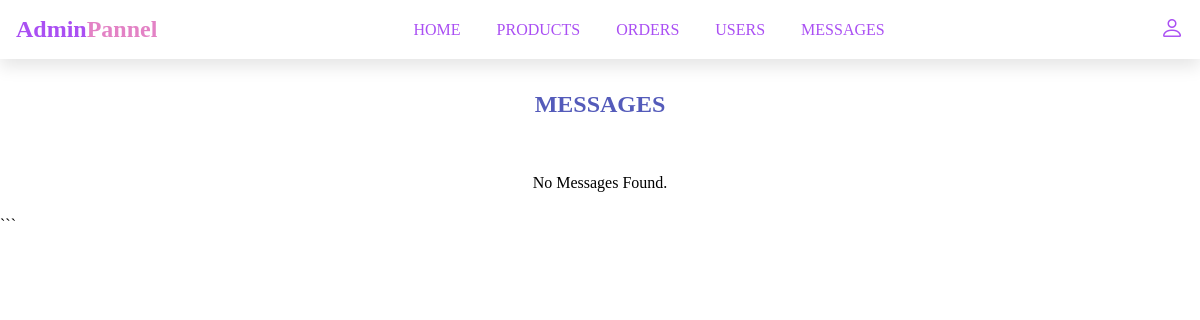
/admin_messages.php (signed in), run on an earlier commit of the app's database.
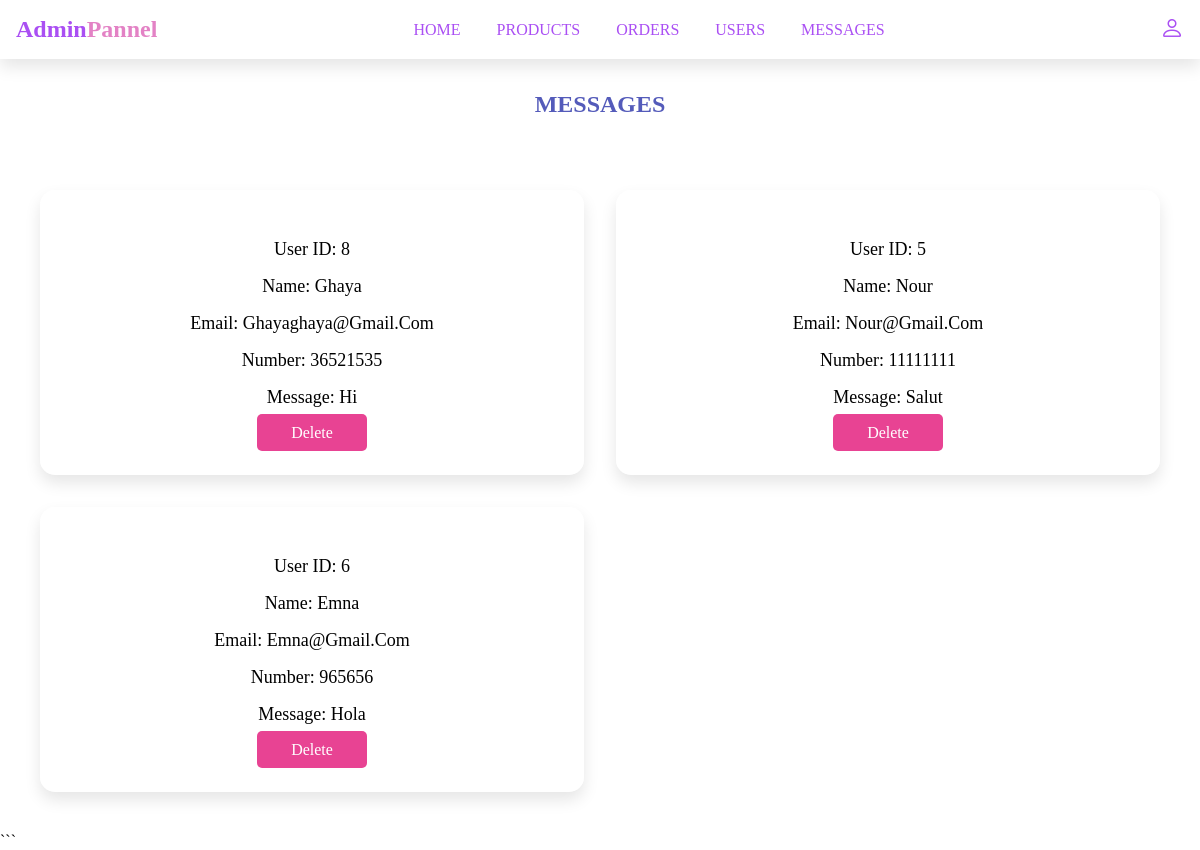
And on a later commit of the database.
### tables this page shows
CREATE TABLE `message` (
  `id` int(255) NOT NULL,
  `user_id` int(255) NOT NULL,
  `name` varchar(255) NOT NULL,
  `email` varchar(255) NOT NULL,
  `number` int(30) NOT NULL,
  `message` varchar(50) NOT NULL
);

### admin_messages.php (the view, shortened to what this page needs)
<?php
include 'connection.php';
?>
<!DOCTYPE html>
<html lang="en">
<head>
</head>
<body>
<?php include 'admin_header.php'; ?>
<section class="message-container">
    <h1 class="title">Messages</h1>
    <div class="box-container">
        <?php
        $select_message = mysqli_query($conn, "SELECT * FROM message") or die('query failed');
        if (mysqli_num_rows($select_message) > 0) {
            while ($fetch_message = mysqli_fetch_assoc($select_message)) {
        ?>
        <div class="box">
            <p>User ID: <span><?php echo $fetch_message['user_id']; ?></span></p>
            <p>Name: <span><?php echo $fetch_message['name']; ?></span></p>
            <p>Email: <span><?php echo $fetch_message['email']; ?></span></p>
            <p>Number: <span><?php echo $fetch_message['number']; ?></span></p>
            <p>Message: <span><?php echo $fetch_message['message']; ?></span></p>
            <a href="admin_messages.php?delete=<?php echo $fetch_message['id']; ?>" onclick="return confirm('Delete this message?');" class="delete">Delete</a>
        </div>
        <?php
            }
        } else {
            echo ' <p class="empty">No messages found.</p>';
        }
        ?>
    </div>
</section>
</body>
</html>

### admin_header.php (shortened to what this page needs)
<!DOCTYPE html>
<html lang="en">
  <head>
    <link
      rel="stylesheet"
      href="https://cdn.jsdelivr.net/npm/bootstrap-icons@1.10.2/font/bootstrap-icons.css"
    />
    <link rel="stylesheet" type="text/css" href="style.css" />
  </head>
  <body>
    <header class="header">
      <div class="flex">
        <a href="admin.php" class="logo">Admin<span>Pannel</span></a>
        <nav class="navbar">
          <a href="admin.php">Home</a>
          <a href="admin_product.php">Products</a>
          <a href="admin_orders.php">Orders</a>
          <a href="admin_users.php">Users</a>
          <a href="admin_messages.php">Messages</a>
        </nav>
        <div class="icons">
          <i class="bi bi-person" id="user-btn"></i>
        </div>
      </div>
    </header>
  </body>
</html>

### style.css (style rules this page uses)
* { margin: 0; padding: 0; box-sizing: border-box; }
:root { --white-alpha-40: rgba(255, 255, 255, 0.4); --white-alpha-25: rgba(255, 255, 255, 0.25); --backdrop-filter-blur: blur(5px); --pink: #e84393; --box-shadow: 0 0.5rem 1rem rgba(0, 0, 0, 0.1); }
a { text-decoration: none; }
header { background: #fff; width: 100%; padding: 1rem; box-shadow: var(--box-shadow); position: sticky; top: 0; z-index: 1000; }
.flex { max-width: 1200px; display: flex; justify-content: space-between; align-items: center; position: relative; margin: 0 auto; }
.logo { font-size: 1.5rem; font-weight: bold; color: #aa4ff3; }
.logo span { color: #e382c5; }
.navbar a { margin: 0 1rem; font-size: 1rem; color: #aa4ff3; text-transform: uppercase; }
.header .icons { display: flex; align-items: center; }
.header .icons i { margin-left: 1.2rem; font-size: 1.5rem; cursor: pointer; color: #aa4ff3; }
.title { text-align: center; text-transform: uppercase; color: #545bba; margin: 2rem 0; }
.box-container { padding: 2% 8%; display: grid; grid-template-columns: repeat(auto-fit, minmax(18rem, 1fr)); justify-content: center; align-items: center; }
.box-container .box { background: var(--white-alpha-25); border-radius: 15px; border: 1px solid var(--white-alpha-40); backdrop-filter: var(--backdrop-filter-blur); padding: 2rem; text-align: center; box-shadow: var(--box-shadow); margin: 1rem; }
.box-container .box p { font-size: 18px; text-transform: capitalize; margin: 1rem 0; }
.edit, .delete { margin: 0.5rem; text-transform: capitalize; color: #fff; background: var(--pink); border-radius: 5px; padding: 0.5rem 2rem; border: 2px solid transparent; }
.user-container .box-container, .message-container .box-container { display: grid; grid-template-columns: repeat(auto-fit, minmax(25rem, 1fr)); padding: 2%; }
.empty { text-align: center; text-transform: capitalize; font-size: 16px; }

What changed in the data, as far as the page shows it:
added message: user "8", name "Ghaya", email "Ghayaghaya@gmail.com", number "36521535", message "Hi"
added message: user "5", name "Nour", email "Nour@gmail.com", number "11111111", message "Salut"
added message: user "6", name "Emna", email "Emna@gmail.com", number "965656", message "Hola"
Also different on the page:
text no longer shown: "No Messages Found."
